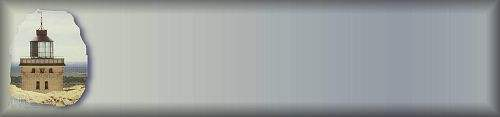
#> input picture resource/1timg.jpeg, 500 x 117 px
$ python -i WhiteBalance.py   (imports and definitions only)
#> lines starting #> are read from the running program, lines starting #| are printed output that depends on the picture
#> further down, picture is the input picture: shape (117, 500, 3); mean B, G, R 161.7, 163.1, 159.8
import cv2
import numpy as np
import random
minor_num = 1e-10
def white_balance_1(img):
    '''
    第一种简单的求均值白平衡法
    :param img: cv2.imread读取的图片数据
    :return: 返回的白平衡结果图片数据
    '''
    # 读取图像
    b, g, r = cv2.split(img)
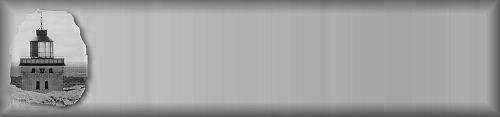
#> b: shape (117, 500); min 0, max 255, mean 161.7
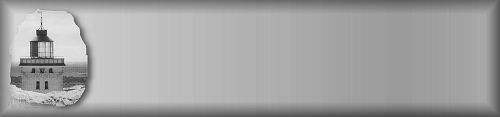
#> g: shape (117, 500); min 0, max 255, mean 163.1
    r_avg = cv2.mean(r)[0] + minor_num
#> r_avg = 159.8
    g_avg = cv2.mean(g)[0] + minor_num
#> g_avg = 163.1
    b_avg = cv2.mean(b)[0] + minor_num
#> b_avg = 161.7
    # 求各个通道所占增益
    k = (r_avg + g_avg + b_avg) / 3
#> k = 161.5
    kr = k / r_avg
#> kr = 1.01
    kg = k / g_avg
#> kg = 0.99
    kb = k / b_avg
#> kb = 0.999
    r = cv2.addWeighted(src1=r, alpha=kr, src2=0, beta=0, gamma=0)
    g = cv2.addWeighted(src1=g, alpha=kg, src2=0, beta=0, gamma=0)
    b = cv2.addWeighted(src1=b, alpha=kb, src2=0, beta=0, gamma=0)
    balance_img = cv2.merge([b, g, r])
    return balance_img

# [294 lines left out: functions white_balance_2, white_balance_3, white_balance_4, white_balance_5, not called in this run]

>>> import cv2
>>> picture = cv2.imread('../../../../resource/1timg.jpeg')
>>> result = white_balance_1(picture)
